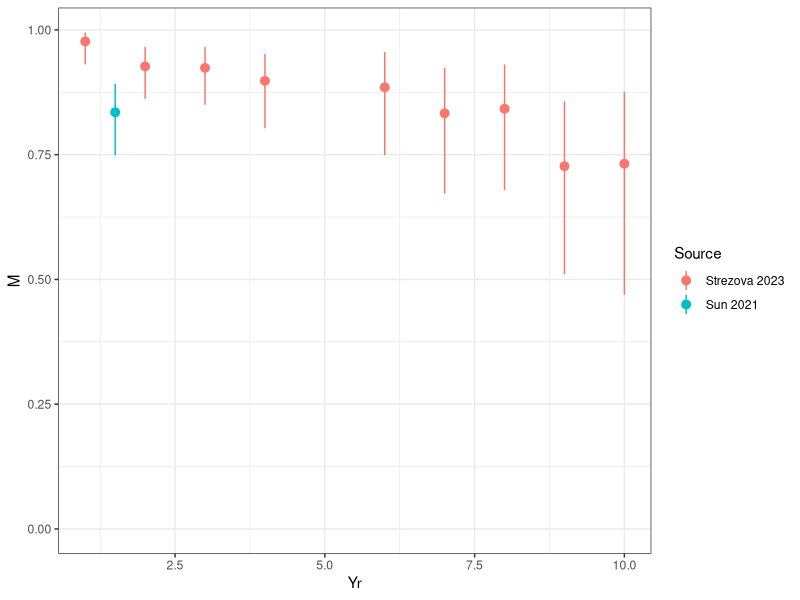
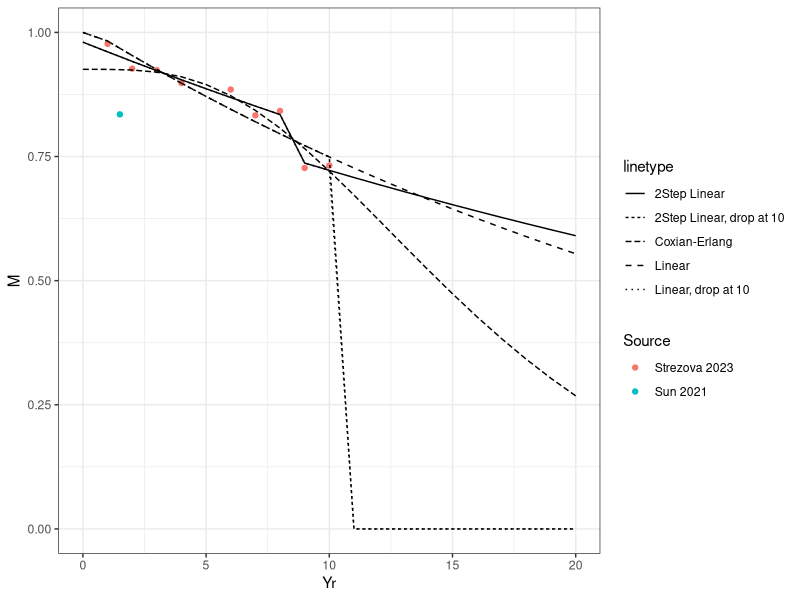

Source code (R) for these figures, in order:
library(tidyverse)
library(readxl)


theme_set(theme_bw())


dat_ve <- read_xlsx(here::here("data", "Shingrix VE.xlsx"), sheet = 1) %>% 
  filter(Use) %>% 
  filter(Type == "HZ") %>% 
  mutate(
    M = M / 100,
    L = L / 100, 
    U = U / 100,
    Yr = gsub("yr", "", `Sub-group`),
    Yr = ifelse(is.na(Yr), 1.5, as.numeric(Yr))
  )




dat_ve %>% 
  ggplot() + 
  geom_pointrange(aes(x = Yr, y = M, ymax = U, ymin = L, colour = Source)) + 
  expand_limits(y = 0)



fit_loglin <- lm(log(M) ~ Yr, data = dat_ve %>% filter(!Realworld))
fit_step2<- lm(log(M) ~ Yr + (Yr >= 9), data = dat_ve %>% filter(!Realworld))

fit_ce <- read_csv(here::here("pars", "sims_ve_zlgamma.csv")) %>% 
  group_by(Yr) %>% 
  summarise(f_ga = mean(VE))


proj <- tibble(Yr = 0:100) %>% 
  mutate(
    f_l = exp(predict(fit_loglin, .)),
    f_l = pmin(1, f_l),
    f_s2 = exp(predict(fit_step2, .)),
    f_s2 = pmin(1, f_s2),
    f_l_d10 = ifelse(Yr > 10, 0, f_s2),
    f_s2_d10 = ifelse(Yr > 10, 0, f_l)
  ) %>% 
  left_join(fit_ce)


proj %>% 
  filter(Yr <= 20) %>% 
  ggplot() +
  geom_point(data = dat_ve, aes(x = Yr, y = M, colour = Source)) +
  geom_line(aes(x = Yr, y = f_l, linetype = "Linear")) +
  geom_line(aes(x = Yr, y = f_s2, linetype = "2Step Linear")) +
  # geom_line(aes(x = Yr, y = f_l * 0.87, linetype = "Linear")) +
  # geom_line(aes(x = Yr, y = f_s2 * 0.87, linetype = "2Step Linear")) +
  # geom_line(aes(x = Yr, y = f_ga * 0.90, linetype = "Coxian-Erlang")) +
  geom_line(aes(x = Yr, y = f_l_d10, linetype = "Linear, drop at 10")) +
  geom_line(aes(x = Yr, y = f_s2_d10, linetype = "2Step Linear, drop at 10")) +
  geom_line(aes(x = Yr, y = f_ga, linetype = "Coxian-Erlang")) +
  expand_limits(y = 0)


## Output to parameters -----

ve0 <- crossing(Age = 0:100, AgeVac = 0:100) %>% 
  filter(Age >= AgeVac) %>% 
  mutate(
    TypeVac = "Shingrix",
    Yr = Age - AgeVac
  )

ve_nic <- ve0 %>% 
  left_join(proj %>% select(Yr, VE_Trial = f_l) %>% mutate(VE_Real = VE_Trial * 0.87)) %>% 
  pivot_longer(starts_with("VE"), names_pattern = "VE_(\\w+)", names_to = "Type", values_to = "VE") %>% 
  mutate(IC = F) %>% 
  select(-Yr) %>% 
  arrange(Type, Age, AgeVac)

save(ve_nic, file = here::here("pars", "ves_linear.rdata"))


ve_nic <- ve0 %>% 
  left_join(proj %>% select(Yr, VE_Trial = f_s2) %>% mutate(VE_Real = VE_Trial * 0.87)) %>% 
  pivot_longer(starts_with("VE"), names_pattern = "VE_(\\w+)", names_to = "Type", values_to = "VE") %>% 
  mutate(IC = F) %>% 
  select(-Yr) %>% 
  arrange(Type, Age, AgeVac)

save(ve_nic, file = here::here("pars", "ves_2step.rdata"))


ve_nic <- ve0 %>% 
  left_join(proj %>% select(Yr, VE_Trial = f_ga) %>% mutate(VE_Real = VE_Trial * 0.90)) %>% 
  pivot_longer(starts_with("VE"), names_pattern = "VE_(\\w+)", names_to = "Type", values_to = "VE") %>% 
  mutate(IC = F) %>% 
  select(-Yr) %>% 
  arrange(Type, Age, AgeVac)

save(ve_nic, file = here::here("pars", "ves_ce.rdata"))


ve_nic <- ve0 %>% 
  left_join(proj %>% select(Yr, VE_Trial = f_l_d10) %>% mutate(VE_Real = VE_Trial * 0.87)) %>% 
  pivot_longer(starts_with("VE"), names_pattern = "VE_(\\w+)", names_to = "Type", values_to = "VE") %>% 
  mutate(IC = F) %>% 
  select(-Yr) %>% 
  arrange(Type, Age, AgeVac)

save(ve_nic, file = here::here("pars", "ves_linear_drop10.rdata"))


ve_nic <- ve0 %>% 
  left_join(proj %>% select(Yr, VE_Trial = f_s2_d10) %>% mutate(VE_Real = VE_Trial * 0.87)) %>% 
  pivot_longer(starts_with("VE"), names_pattern = "VE_(\\w+)", names_to = "Type", values_to = "VE") %>% 
  mutate(IC = F) %>% 
  select(-Yr) %>% 
  arrange(Type, Age, AgeVac)

save(ve_nic, file = here::here("pars", "ves_2step_drop10.rdata"))

